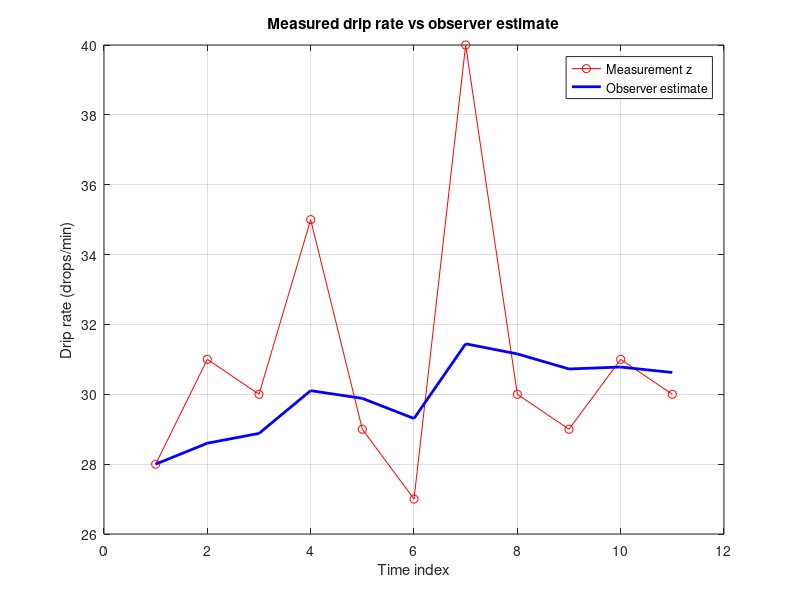

Here is the MATLAB script that generated this plot:
%% Observer idea for drip rate estimation
clear; clc; close all;

% Assumption:
% The true drip rate changes slowly over time.
% The measured drip rate is noisy.
%
% Example measurements in drops/min:
% Chosen to stay in a realistic range for adult gravity infusion
% using macrodrip tubing (e.g. 20 gtt/mL), roughly corresponding
% to about 84-120 mL/hr.

z = [28 31 30 35 29 27 40 30 29 31 30];
N = length(z);

% Simple observer-style estimate
% Idea:
% previous estimate + correction toward current measurement

x_hat = zeros(1, N);
x_hat(1) = z(1);

L = 0.2;   % correction gain

for k = 2:N
    x_pred = x_hat(k-1);                 % prediction
    x_hat(k) = x_pred + L*(z(k)-x_pred); % correction
end

% Plot
figure;
plot(1:N, z, 'r-o', 'DisplayName', 'Measurement z');
hold on;
plot(1:N, x_hat, 'b-', 'LineWidth', 2, 'DisplayName', 'Observer estimate');
legend('Location','best');
xlabel('Time index');
ylabel('Drip rate (drops/min)');
title('Measured drip rate vs observer estimate');
grid on;
